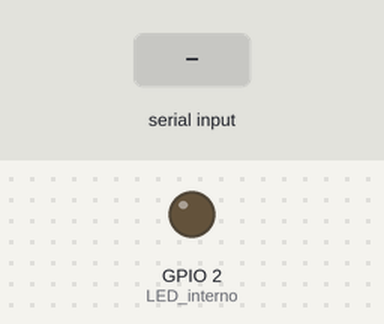
A sketch run on a simulated ESP32. Parts: output pins drawn as LEDs (lit = HIGH). The test bench sets the inputs (shaded band). Nothing arrives over Bluetooth unless stated; what the sketch prints to the serial monitor is not drawn.

Above: at 1.2 s.
1.3 s: "1" received over the second serial link
Timing chart, 0 to 4.3 s (numbered marks = the images above; inputs shaded):
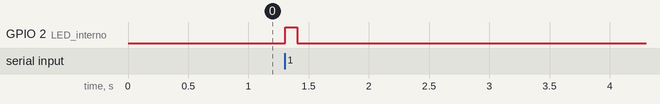

Measured:
- after the input at 1.3 s, GPIO 2 (LED_interno): LOW → HIGH at once, → LOW 0.10 s later

The sketch:

esperemos_que_funcione_blekeyboard.ino
```cpp
#include <BluetoothSerial.h>

BluetoothSerial SerialBT;

void setup() {
  Serial.begin(115200);
  SerialBT.begin("ControlPPT");  // Nombre Bluetooth

  pinMode(2, OUTPUT);  // LED interno (opcional)
  Serial.println("ESP32 Listo - Control PPT");
}

void loop() {
  // Recibir de App Inventor
  if (SerialBT.available()) {
    char cmd = SerialBT.read();
    Serial.write(cmd);  // Enviar a PC por USB
    digitalWrite(2, HIGH);  // LED on
    delay(100);
    digitalWrite(2, LOW);   // LED off
  }
  delay(10);
}
```
